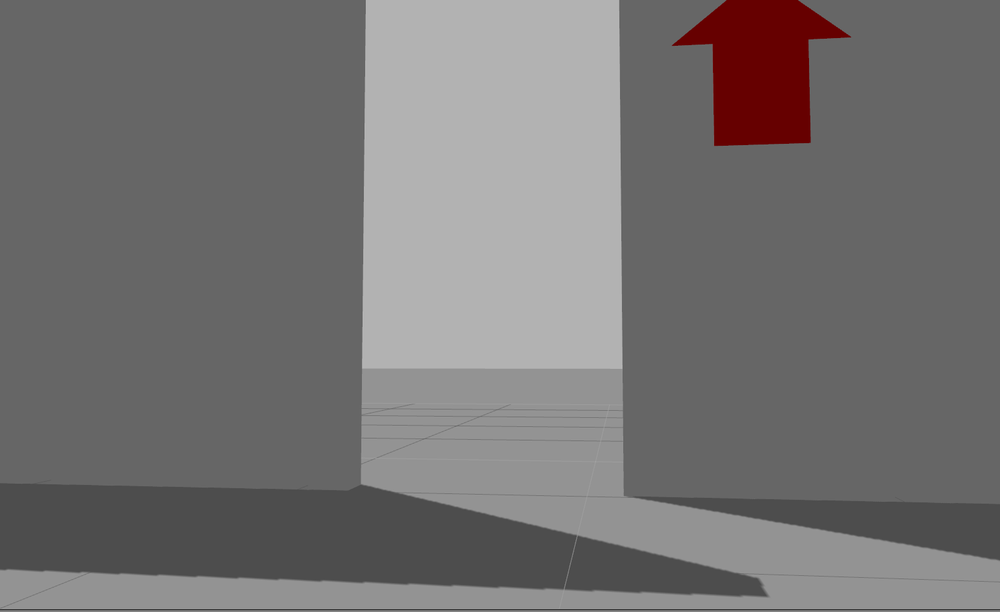
#> input picture Exercise/images/test3.png, 1000 x 612 px, shrunk from 1550 x 949 before the run
$ python red.py
#> lines starting #> are read from the running program, lines starting #| are printed output that depends on the picture; after the words box and inside, x2 and y2 are one past the last pixel; in counts of white or black regions, pixels touching at a corner belong together
import cv2
import numpy as np

# 1. Read the image
img = cv2.imread("./images/test3.png")
#> img is the input picture: shape (612, 1000, 3); mean B, G, R 114.5, 114.5, 117.1

# 2. Select HSV range for red
hsv = cv2.cvtColor(img, cv2.COLOR_BGR2HSV)
#> hsv: shape (612, 1000, 3); mean H, S, V 0.1, 6.3, 117.1
lower_red = np.array([0, 50, 50])
upper_red = np.array([10, 255, 255])

# 3. Create a mask for the red color
mask = cv2.inRange(hsv, lower_red, upper_red)
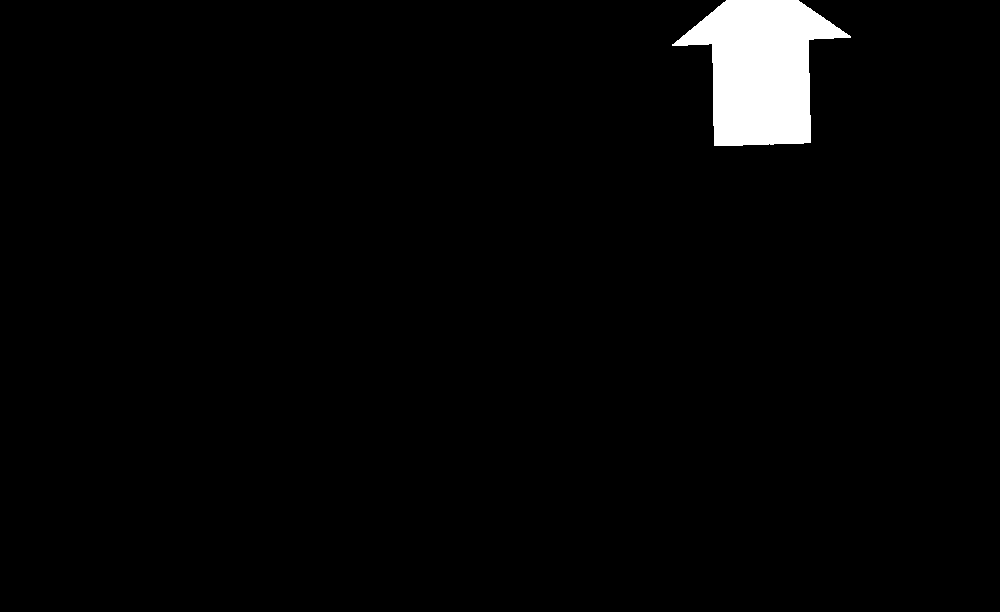
#> mask: shape (612, 1000); 2.5% white; 1 white region, box (x1, y1, x2, y2) and area: (672, 0, 851, 146) 15305

# 4. Highlight red areas
highlighted = cv2.bitwise_and(img, img, mask=mask)
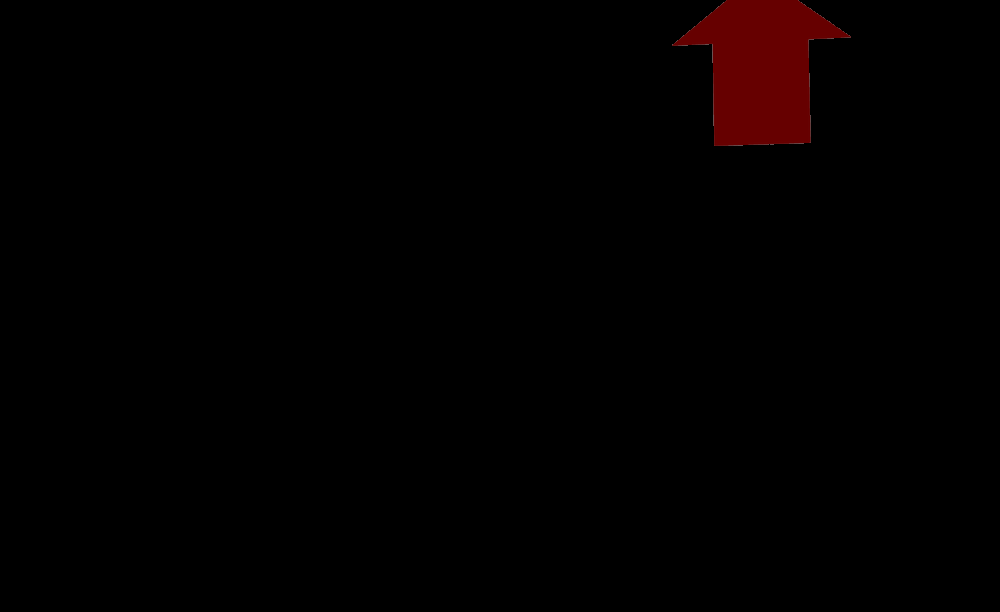
#> highlighted: shape (612, 1000, 3); mean B, G, R 0, 0, 2.6

# Combine both images side-by-side
combined = np.hstack((img, highlighted))
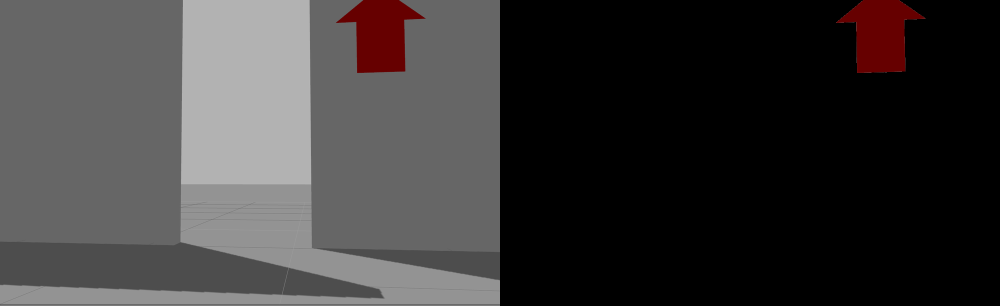
#> combined: shape (612, 2000, 3) (shown at 1/2 size); mean B, G, R 57.3, 57.3, 59.8

cv2.imshow("Original (left)  |  Red Highlighted (right)", combined)
cv2.waitKey(0)
cv2.destroyAllWindows()

$ run again, with Exercise/images/test1.png copied over Exercise/images/test3.png
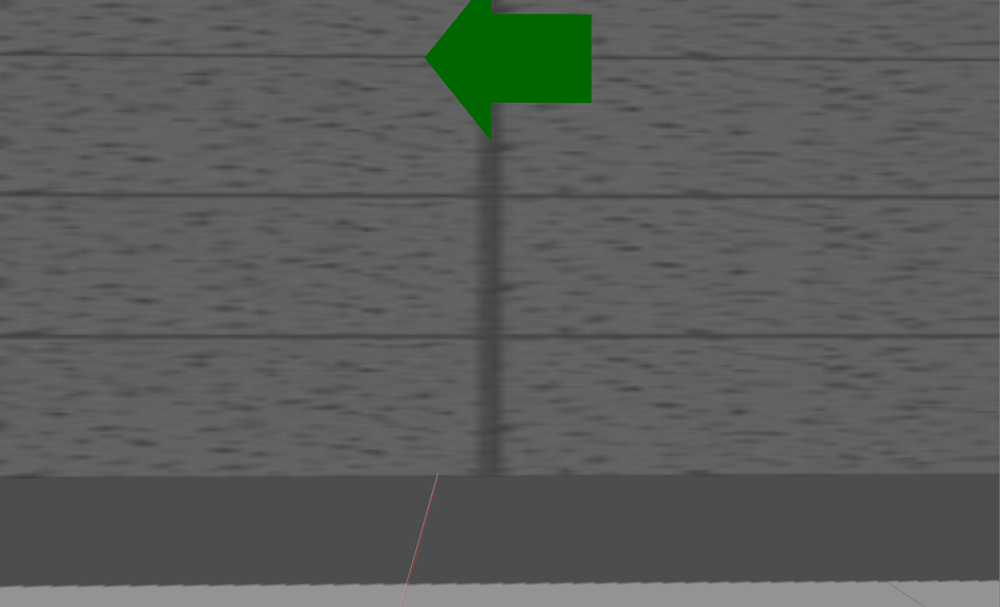
#> input picture Exercise/images/test1.png, 1000 x 607 px, shrunk from 1559 x 946 before the run
#> img is the input picture: shape (607, 1000, 3); mean B, G, R 90.6, 93, 90.6
#> hsv: shape (607, 1000, 3); mean H, S, V 1.6, 6, 93
#> `mask = cv2.inRange(hsv, lower_red, upper_red)`:
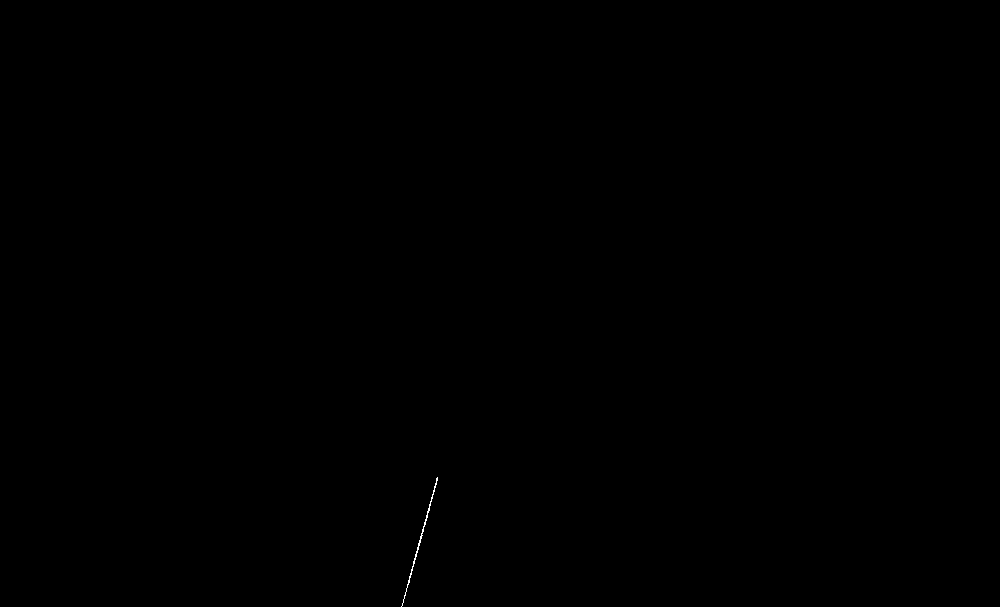
#> mask: shape (607, 1000); 0.03% white in thin lines or dots, all inside (x1, y1, x2, y2) = (401, 477, 438, 607)
#> `combined = np.hstack((img, highlighted))`:
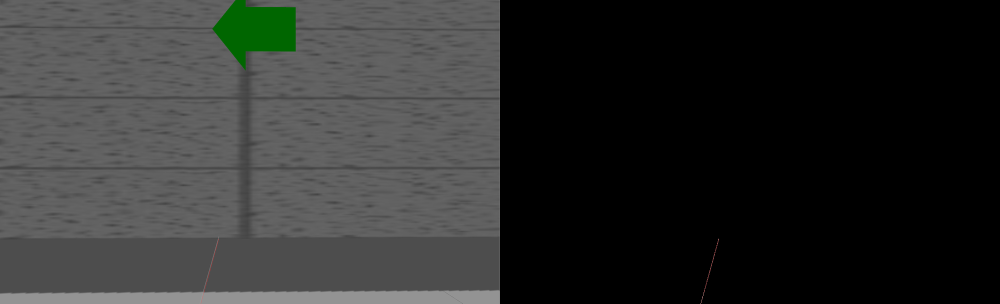
#> combined: shape (607, 2000, 3) (shown at 1/2 size); mean B, G, R 45.3, 46.5, 45.3

$ run again, with Exercise/images/test4.png copied over Exercise/images/test3.png
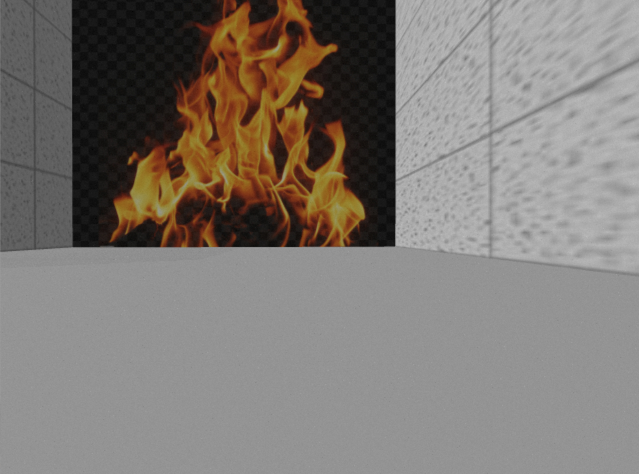
#> input picture Exercise/images/test4.png, 639 x 474 px
#> img is the input picture: shape (474, 639, 3); mean B, G, R 116, 121.4, 127.5
#> hsv: shape (474, 639, 3); mean H, S, V 3.3, 28.1, 127.5
#> `mask = cv2.inRange(hsv, lower_red, upper_red)`:
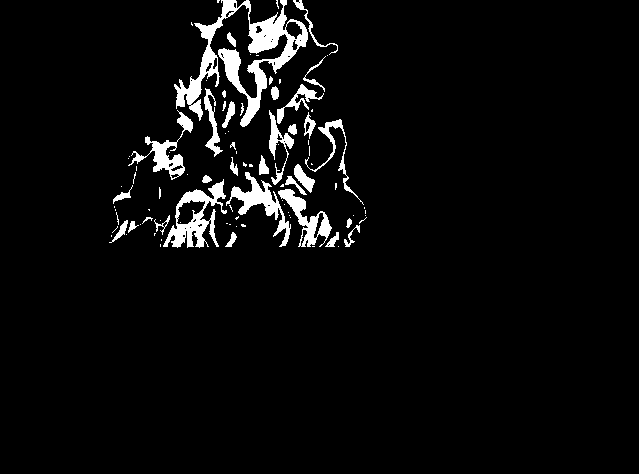
#> mask: shape (474, 639); 4.6% white; 94 white regions (58 under 20 px), largest, box (x1, y1, x2, y2) and area: (174, 0, 308, 127) 4570, (163, 179, 227, 248) 1616, (226, 172, 291, 247) 1209
#> `combined = np.hstack((img, highlighted))`:
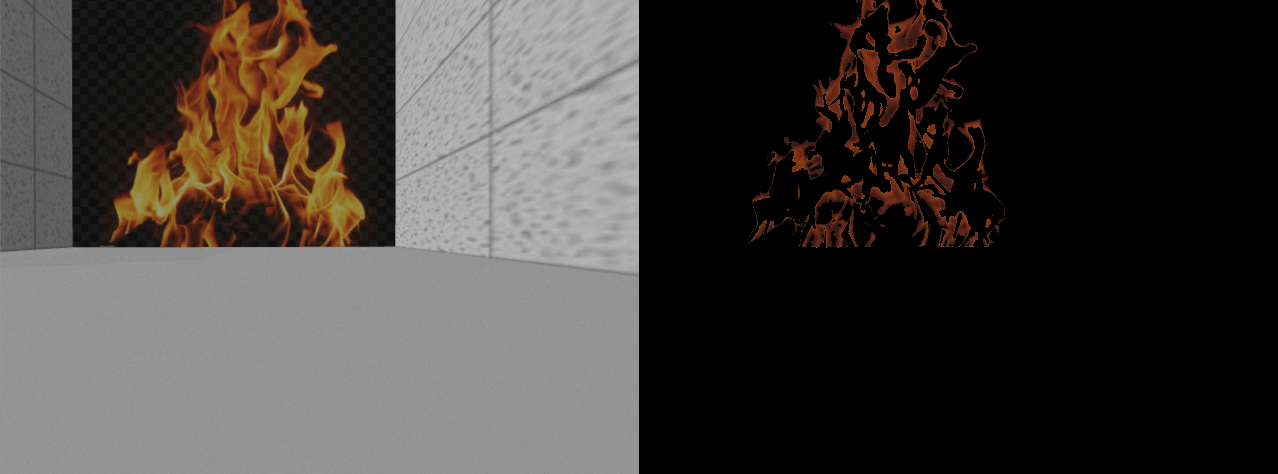
#> combined: shape (474, 1278, 3); mean B, G, R 58.5, 61.6, 65.9
